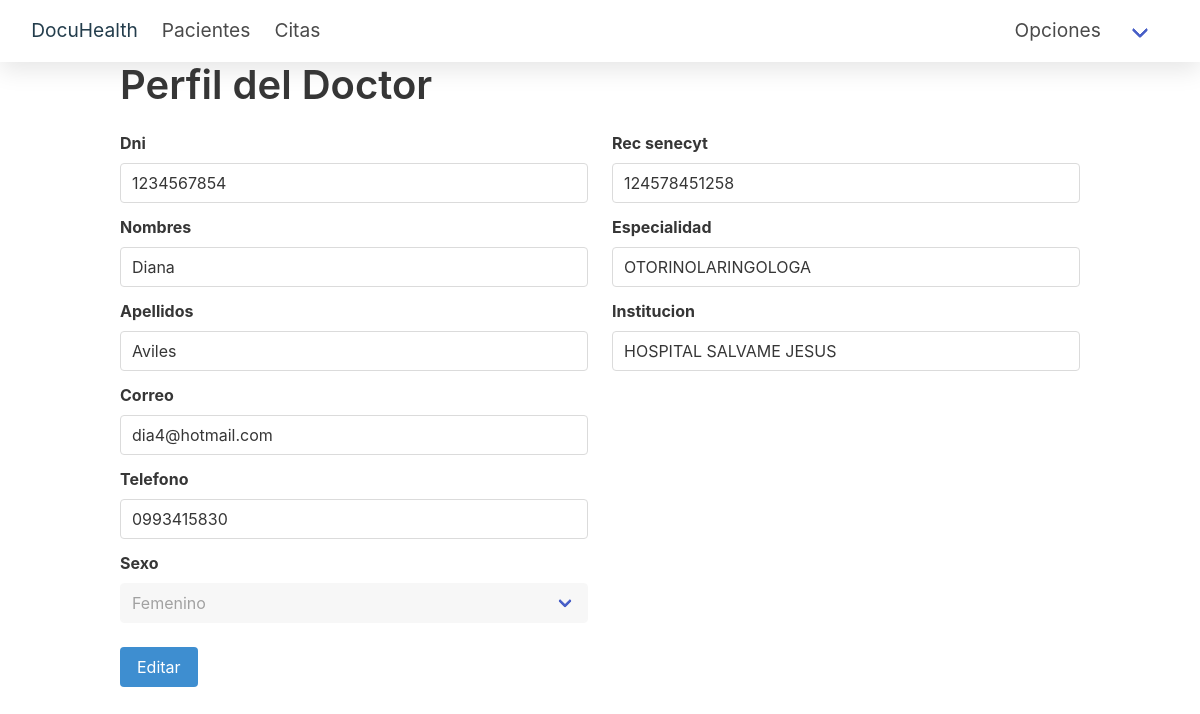
Page /profile/ (signed in) on the earlier database version.
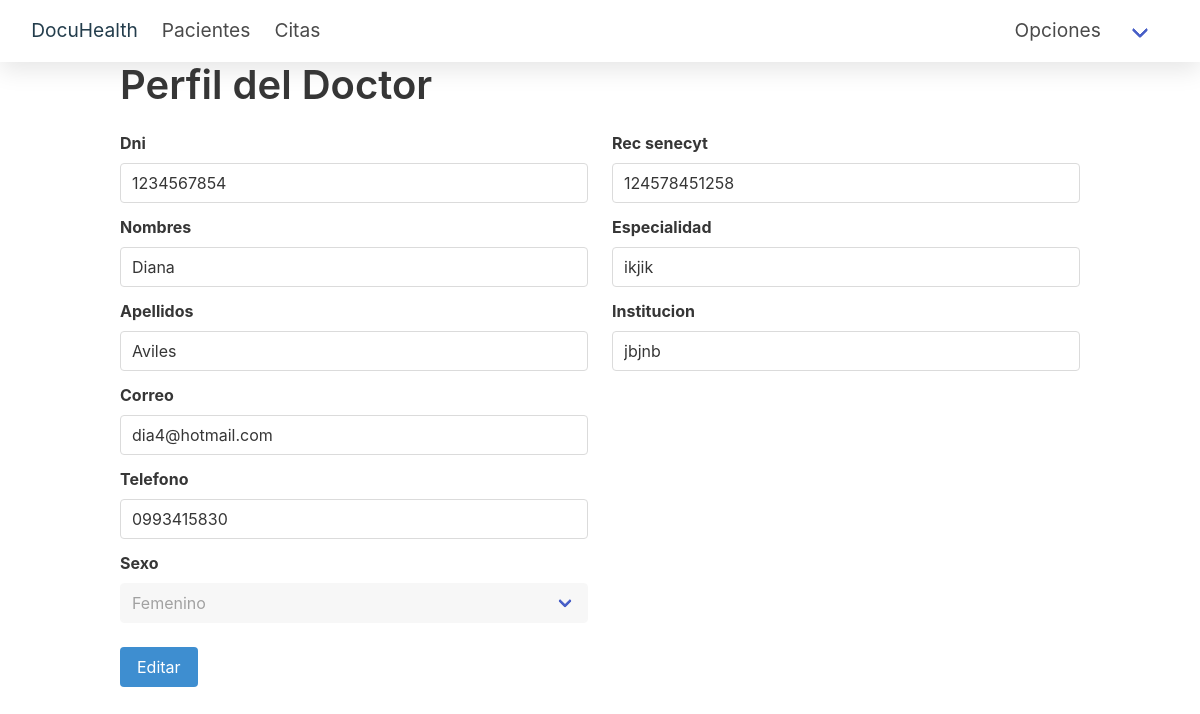
Same page on the later database version.
### primary/models.py (models this page shows, shortened)
class doctor(models.Model):
    id_usuario = models.ForeignKey(User, on_delete=models.CASCADE)
    id_persona = models.ForeignKey(persona,on_delete=models.CASCADE)
    rec_senecyt = models.CharField(max_length=15)
    especialidad = models.CharField(max_length=100)
    institucion = models.CharField(max_length=100)

### tertiary/views.py (the view)
# urls.py: path('profile/', views.perfil_doctor, name='perfil_doctor'),
@login_required
def perfil_doctor(request):
    usuario = request.user
    doctor_instance, created = doctor.objects.get_or_create(id_usuario=usuario)
    persona_instance = doctor_instance.id_persona
    editing = "editar" in request.GET
    if request.method == 'POST':
        persona_form = PersonaForm(request.POST, instance=persona_instance)
        doctor_form = DoctorForm(request.POST, instance=doctor_instance)
        if persona_form.is_valid() and doctor_form.is_valid():
            persona_form.save()
            doctor_form.save()
            messages.success(request, 'Datos editados con éxito.', extra_tags='correcto')
            return redirect('perfil_doctor')
        else:
            messages.error(request, 'Por favor, corrige los errores en el formulario.', extra_tags='error')
    else:
        persona_form = PersonaForm(instance=persona_instance)
        doctor_form = DoctorForm(instance=doctor_instance)
    context = {
        'persona_form': persona_form,
        'doctor_form': doctor_form,
        'editing': editing  # Envía el estado de edición al template.
    }
    return render(request, 'template/profile.html', context)

### primary/forms.py
class PersonaForm(forms.ModelForm):
    class Meta:
        model = persona
        fields = ['dni', 'nombres', 'apellidos', 'correo', 'telefono', 'sexo']

### tertiary/forms.py (shortened to what this page needs)
class DoctorForm(forms.ModelForm):
    class Meta:
        model = doctor
        fields = ['rec_senecyt', 'especialidad', 'institucion']

### tertiary/template/profile.html (shortened to what the changed rows need)
{% extends "base.html" %} {% block title %}Perfil de usuario{% endblock %}
{% block content %}
    <div class="container">
        <h1 class="title is-2 is-spaced">Perfil del Doctor</h1>
        <form method="post">
            <div class="columns">
                <div class="column">
                    {% for field in doctor_form %}
                        <div class="field {% if field.errors %}has-text-danger{% endif %}">
                            <label class="label">{{ field.label }}</label>
                            <div class="control">
                                {% if field.name == 'sexo' %}
                                    <div class="select is-fullwidth">
                                        <select name="{{ field.html_name }}" id="{{ field.id_for_label }}"
                                                {% if not editing %}disabled{% endif %}>
                                            <option value="femenino"
                                                    {% if field.value == 'femenino' %}selected{% endif %}>
                                                Femenino
                                            </option>
                                            <option value="masculino"
                                                    {% if field.value == 'masculino' %}selected{% endif %}>
                                                Masculino
                                            </option>
                                        </select>
                                    </div>
                                {% else %}
                                    <input class="input {% if field.errors %}is-danger{% endif %}"
                                           type="{{ field.field.widget.input_type }}"
                                           id="{{ field.id_for_label }}"
                                           name="{{ field.html_name }}" value="{{ field.value }}"
                                           {% if not editing %}readonly{% endif %}>
                                {% endif %}
                            </div>
                        </div>
                    {% endfor %}
                </div>
            </div>
        </form>
    </div>
{% endblock %}

Differences in the rows shown:
changed doctor: especialidad "OTORINOLARINGOLOGA" → "ikjik"; institucion "HOSPITAL SALVAME JESUS" → "jbjnb"
